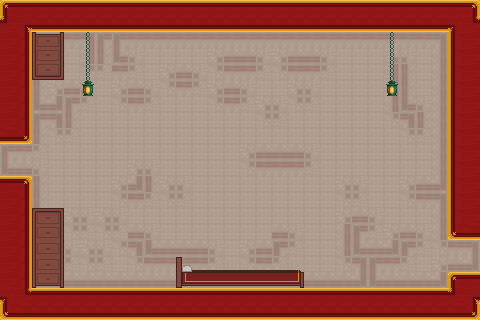

This is a level from a 2D game, rendered from its Tiled map with the project's own tilesets. A one-line summary and the map file follow, with tile-layer data summarised:
An orthogonal 30x20 tile map with 16x16 px tiles, 10 tile layers (bkg_far, bkg_close, onoff-defaulton(blue), onoff-defaultoff(blue), ...), 6 tilesets.

<map version="1.10" tiledversion="1.11.0" orientation="orthogonal" renderorder="right-down" width="30" height="20" tilewidth="16" tileheight="16" infinite="0" nextlayerid="12" nextobjectid="1">
 <tileset firstgid="1" source="../../jail_wall.tsx" />
 <tileset firstgid="65" source="../../jail_block.tsx" />
 <tileset firstgid="129" source="../../Carpet.tsx" />
 <tileset firstgid="144" source="../../NiceWall.tsx" />
 <tileset firstgid="159" source="../../PlaceholderSprites.tsx" />
 <tileset firstgid="264" source="../../decorative_props.tsx" />
 <layer id="4" name="bkg_far" width="30" height="20">
  <properties>
   <property name="unity:sortinglayer" value="Bkg_far" />
  </properties>
  <data>[600 cells, 0 non-empty, 0 distinct tile ids]</data>
 </layer>
 <layer id="1" name="bkg_close" width="30" height="20">
  <properties>
   <property name="unity:sortinglayer" value="Bkg" />
  </properties>
  <data>[600 cells, 424 non-empty, 13 distinct tile ids]</data>
 </layer>
 <layer id="6" name="onoff-defaulton(blue)" width="30" height="20">
  <properties>
   <property name="unity:layer" value="Ground" />
   <property name="unity:sortinglayer" value="Ground" />
   <property name="unity:tag" value="onoff-defaulton" />
  </properties>
  <data>[600 cells, 0 non-empty, 0 distinct tile ids]</data>
 </layer>
 <layer id="7" name="onoff-defaultoff(blue)" width="30" height="20">
  <properties>
   <property name="unity:layer" value="Ground" />
   <property name="unity:sortinglayer" value="Ground" />
   <property name="unity:tag" value="onoff-defaultoff" />
  </properties>
  <data>[600 cells, 0 non-empty, 0 distinct tile ids]</data>
 </layer>
 <layer id="9" name="onoff2-defaulton(purple)" width="30" height="20">
  <properties>
   <property name="unity:layer" value="Ground" />
   <property name="unity:sortinglayer" value="Ground" />
   <property name="unity:tag" value="onoff2-defaulton" />
  </properties>
  <data>[600 cells, 0 non-empty, 0 distinct tile ids]</data>
 </layer>
 <layer id="8" name="onoff2-defaultoff(purple)" width="30" height="20">
  <properties>
   <property name="unity:layer" value="Ground" />
   <property name="unity:sortinglayer" value="Ground" />
   <property name="unity:tag" value="onoff2-defaultoff" />
  </properties>
  <data>[600 cells, 0 non-empty, 0 distinct tile ids]</data>
 </layer>
 <layer id="2" name="ground" width="30" height="20">
  <properties>
   <property name="unity:layer" value="Ground" />
   <property name="unity:sortinglayer" value="Ground" />
  </properties>
  <data>[600 cells, 208 non-empty, 25 distinct tile ids]</data>
 </layer>
 <layer id="11" name="annotations under annotations" width="30" height="20">
  <data>[600 cells, 0 non-empty, 0 distinct tile ids]</data>
 </layer>
 <layer id="10" name="annotations (for game objects)" width="30" height="20">
  <data>[600 cells, 2 non-empty, 1 distinct tile ids]</data>
 </layer>
 <layer id="3" name="foreground" width="30" height="20">
  <properties>
   <property name="unity:sortinglayer" value="Foreground" />
  </properties>
  <data>[600 cells, 6 non-empty, 1 distinct tile ids]</data>
 </layer>
</map>
